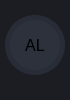
           <widget class="QFrame" name="frame_left_menu">
            <property name="sizePolicy">
             <sizepolicy hsizetype="Preferred" vsizetype="Preferred">
              <horstretch>0</horstretch>
              <verstretch>0</verstretch>
             </sizepolicy>
            </property>
            <property name="minimumSize">
             <size>
              <width>70</width>
              <height>0</height>
             </size>
            </property>
            <property name="maximumSize">
             <size>
              <width>70</width>
              <height>16777215</height>
             </size>
            </property>
            <property name="layoutDirection">
             <enum>Qt::LeftToRight</enum>
            </property>
            <property name="styleSheet">
             <string notr="true">background-color: rgb(27, 29, 35);</string>
            </property>
            <property name="frameShape">
             <enum>QFrame::NoFrame</enum>
            </property>
            <property name="frameShadow">
             <enum>QFrame::Raised</enum>
            </property>
            <layout class="QVBoxLayout" name="verticalLayout_5">
             <property name="spacing">
              <number>1</number>
             </property>
             <property name="leftMargin">
              <number>0</number>
             </property>
             <property name="topMargin">
              <number>0</number>
             </property>
             <property name="rightMargin">
              <number>0</number>
             </property>
             <property name="bottomMargin">
              <number>0</number>
             </property>
             <item alignment="Qt::AlignTop">
              <widget class="QFrame" name="frame_menus">
               <property name="frameShape">
                <enum>QFrame::NoFrame</enum>
               </property>
               <property name="frameShadow">
                <enum>QFrame::Raised</enum>
               </property>
               <layout class="QVBoxLayout" name="layout_menus">
                <property name="spacing">
                 <number>0</number>
                </property>
                <property name="leftMargin">
                 <number>0</number>
                </property>
                <property name="topMargin">
                 <number>0</number>
                </property>
                <property name="rightMargin">
                 <number>0</number>
                </property>
                <property name="bottomMargin">
                 <number>0</number>
                </property>
               </layout>
              </widget>
             </item>
             <item alignment="Qt::AlignBottom">
              <widget class="QFrame" name="frame_extra_menus">
               <property name="sizePolicy">
                <sizepolicy hsizetype="Preferred" vsizetype="Preferred">
                 <horstretch>0</horstretch>
                 <verstretch>0</verstretch>
                </sizepolicy>
               </property>
               <property name="frameShape">
                <enum>QFrame::NoFrame</enum>
               </property>
               <property name="frameShadow">
                <enum>QFrame::Raised</enum>
               </property>
               <layout class="QVBoxLayout" name="layout_menu_bottom">
                <property name="spacing">
                 <number>10</number>
                </property>
                <property name="leftMargin">
                 <number>0</number>
                </property>
                <property name="topMargin">
                 <number>0</number>
                </property>
                <property name="rightMargin">
                 <number>0</number>
                </property>
                <property name="bottomMargin">
                 <number>25</number>
                </property>
                <item alignment="Qt::AlignHCenter">
                 <widget class="QLabel" name="label_user_icon">
                  <property name="sizePolicy">
                   <sizepolicy hsizetype="Maximum" vsizetype="Maximum">
                    <horstretch>0</horstretch>
                    <verstretch>0</verstretch>
                   </sizepolicy>
                  </property>
                  <property name="minimumSize">
                   <size>
                    <width>60</width>
                    <height>60</height>
                   </size>
                  </property>
                  <property name="maximumSize">
                   <size>
                    <width>60</width>
                    <height>60</height>
                   </size>
                  </property>
                  <property name="font">
                   <font>
                    <family>Segoe UI</family>
                    <pointsize>12</pointsize>
                   </font>
                  </property>
                  <property name="styleSheet">
                   <string notr="true">QLabel {
	border-radius: 30px;
	background-color: rgb(44, 49, 60);
	border: 5px solid rgb(39, 44, 54);
	background-position: center;
	background-repeat: no-repeat;
}</string>
                  </property>
                  <property name="text">
                   <string>AL</string>
                  </property>
                  <property name="alignment">
                   <set>Qt::AlignCenter</set>
                  </property>
                 </widget>
                </item>
               </layout>
              </widget>
             </item>
            </layout>
           </widget>
